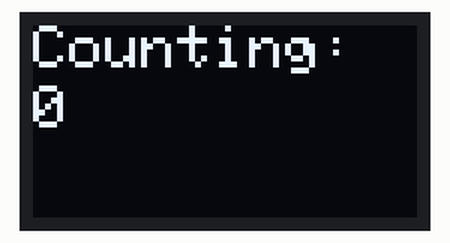
This sketch was run on a simulated Arduino Uno, built with avr-gcc and run on an emulated ATmega328P. On the bench: 64×32 one-colour display.

Above: at 0.1 s.
At 4.7 s:
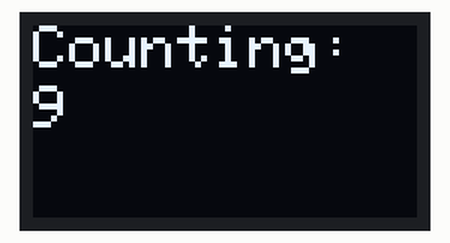
At 9.7 s:
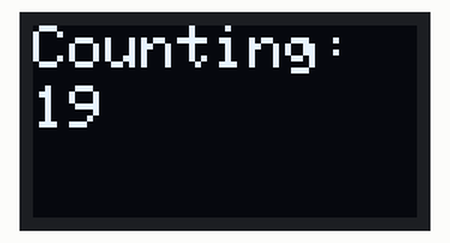
At 19.4 s:
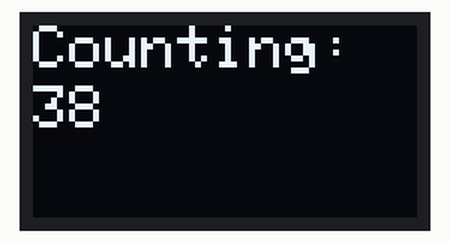
At 29.0 s:
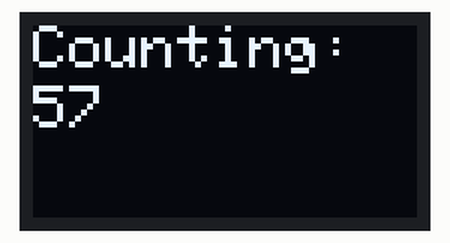
At 39.2 s:
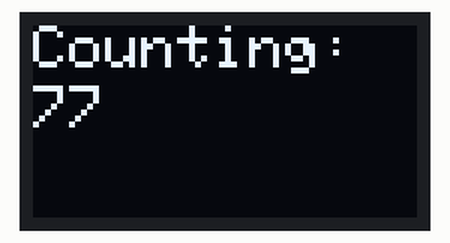

The sketch:

count_loop.ino
```cpp
#include <Wire.h>
#include <Adafruit_GFX.h>
#include <Adafruit_SSD1306.h>

#define SCREEN_WIDTH 64
#define SCREEN_HEIGHT 32

Adafruit_SSD1306 display(SCREEN_WIDTH, SCREEN_HEIGHT, &Wire, -1);

void setup() {
  display.begin(SSD1306_SWITCHCAPVCC, 0x3C);
}

void loop() {
  for (int i = 0; i <= 100; i++) {
    display.clearDisplay();
    display.setTextSize(1);
    display.setTextColor(SSD1306_WHITE);
    display.setCursor(0, 0);
    display.print("Counting:");
    display.setCursor(0, 10);
    display.print(i);
    display.display();
    delay(500);
  }
}
```

Measured:
- what the display in image 1 shows lasts 0.5 s, from 4.6 s to 5.1 s
